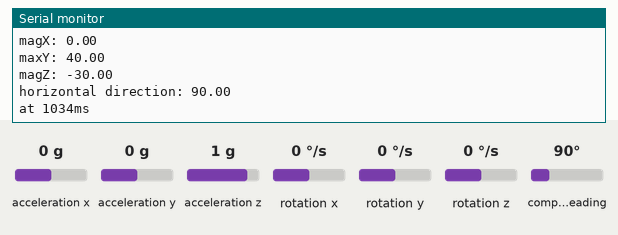
Recording of a sketch running on a simulated ESP32-S3. Parts: the last lines printed to the serial monitor. The inputs (shaded band) are chosen by the test bench; at power-on: acceleration x 0 g, acceleration y 0 g, acceleration z 1 g, rotation x 0 °/s, rotation y 0 °/s, rotation z 0 °/s, compass heading 90°.

Above: at 1.2 s.
1.3 s: acceleration x set to -1.4 g
At 2.0 s:
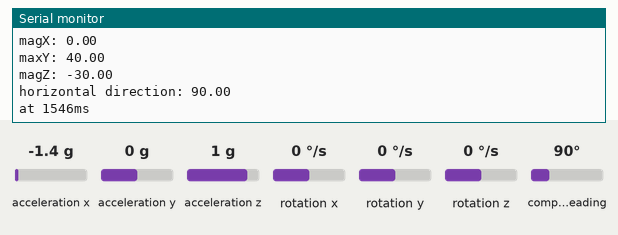
2.8 s: acceleration y set to -1.4 g
At 3.5 s:
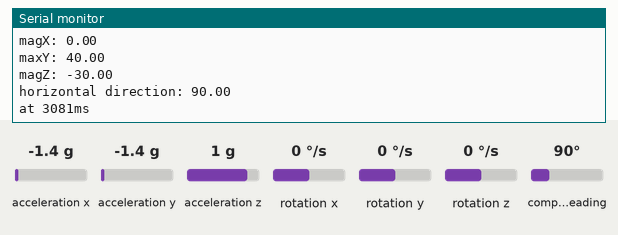
4.3 s: acceleration z set to -1.4 g
At 5.0 s:
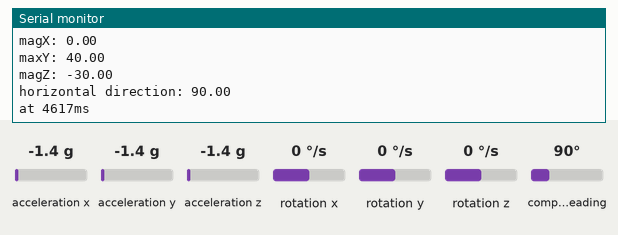
5.8 s: rotation x set to -192 °/s
At 5.8 s:
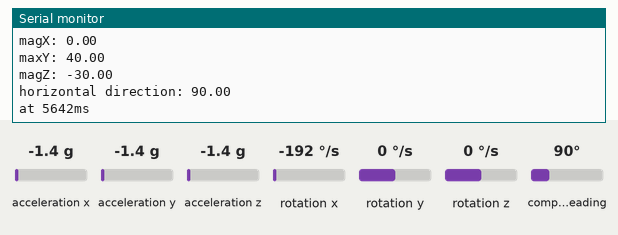
7.3 s: rotation y set to -192 °/s
At 7.3 s:
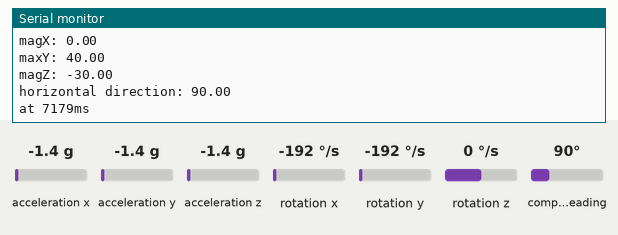
Timing chart, 0 to 9.8 s (numbered marks = the images above; inputs shaded):
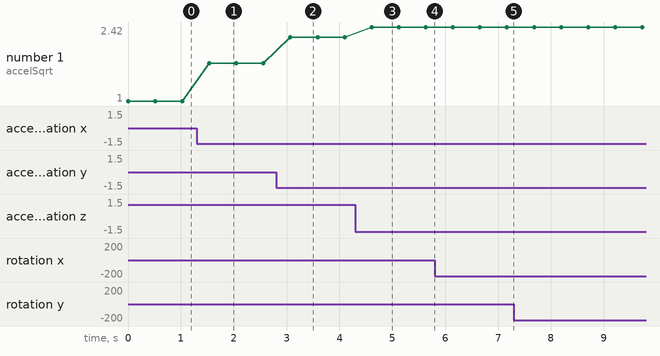

The sketch:

2_IMS_MPU9250.ino
```cpp
/*
  By Ranil Ganlath
  This is for testing an MPU9250. With the ESP32, any GPIO pin can be configured as SDA and SCL pins for I2C.
  Board: ESP32-S3-WROOM-1
  ESP32 8  - SDA
  ESP32 9  - SCL

  IDE Configuration:
  Arduino Board: ESP32S3 Dev Module
  Upload Speed: 921600
  USB Mode: Hardware CDC and JTAG
  USB CDC On Boot: Disabled
  USB Firmware MSC On Boot: Disabled
  USB DFU On Boot: Disabled
  Upload Mode: UART0/Hardware CDC
  CPU Freq: 240MHz
  Flash Mode: QIO 80MHz
  Flash Size: 4MB
  Parition Scheme: Default 4MB with spiffs
  Core Debug Level: None
  PSRAM: Disabled
  Arduino Runs On: Core 1
  Events Run On: Core 1
  Erash All Flash Before Sketch Upload: Disabled
  JTAG Adapter: Disabled
  Zigbee Mode: Disabled
*/

#include <MPU9250_asukiaaa.h>

#ifdef _ESP32_HAL_I2C_H_
#define SDA_PIN 8
#define SCL_PIN 9
#endif

MPU9250_asukiaaa mySensor;
float aX, aY, aZ, aSqrt, gX, gY, gZ, mDirection, mX, mY, mZ;

void setup() {
  Serial.begin(115200);
  while(!Serial);
  Serial.println("started");

#ifdef _ESP32_HAL_I2C_H_ // For ESP32
  Wire.begin(SDA_PIN, SCL_PIN);
  mySensor.setWire(&Wire);
#endif

  mySensor.beginAccel();
  mySensor.beginGyro();
  mySensor.beginMag();

  // You can set your own offset for mag values
  // mySensor.magXOffset = -50;
  // mySensor.magYOffset = -55;
  // mySensor.magZOffset = -10;
}

void loop() {
  uint8_t sensorId;
  int result;

  result = mySensor.readId(&sensorId);
  if (result == 0) {
    Serial.println("sensorId: " + String(sensorId));
  } else {
    Serial.println("Cannot read sensorId " + String(result));
  }

  result = mySensor.accelUpdate();
  if (result == 0) {
    aX = mySensor.accelX();
    aY = mySensor.accelY();
    aZ = mySensor.accelZ();
    aSqrt = mySensor.accelSqrt();
    Serial.println("accelX: " + String(aX));
    Serial.println("accelY: " + String(aY));
    Serial.println("accelZ: " + String(aZ));
    Serial.println("accelSqrt: " + String(aSqrt));
  } else {
    Serial.println("Cannod read accel values " + String(result));
  }

  result = mySensor.gyroUpdate();
  if (result == 0) {
    gX = mySensor.gyroX();
    gY = mySensor.gyroY();
    gZ = mySensor.gyroZ();
    Serial.println("gyroX: " + String(gX));
    Serial.println("gyroY: " + String(gY));
    Serial.println("gyroZ: " + String(gZ));
  } else {
    Serial.println("Cannot read gyro values " + String(result));
  }

  result = mySensor.magUpdate();
  if (result != 0) {
    Serial.println("cannot read mag so call begin again");
    mySensor.beginMag();
    result = mySensor.magUpdate();
  }
  if (result == 0) {
    mX = mySensor.magX();
    mY = mySensor.magY();
    mZ = mySensor.magZ();
    mDirection = mySensor.magHorizDirection();
    Serial.println("magX: " + String(mX));
    Serial.println("maxY: " + String(mY));
    Serial.println("magZ: " + String(mZ));
    Serial.println("horizontal direction: " + String(mDirection));
  } else {
    Serial.println("Cannot read mag values " + String(result));
  }

  Serial.println("at " + String(millis()) + "ms");
  Serial.println(""); // Add an empty line
  delay(500);
}
```

Measured:
- after the input at 1.3 s, the serial monitor: prints a new line after 0.24 s (image 1)
- after the input at 2.8 s, the serial monitor: prints a new line after 0.27 s (image 2)
- after the input at 4.3 s, the serial monitor: prints a new line after 0.31 s (image 3)
- plotted number 1: 1 → 1.72 after the input at 1.3 s, 1.72 → 2.22 after the input at 2.8 s, 2.22 → 2.42 after the input at 4.3 s
